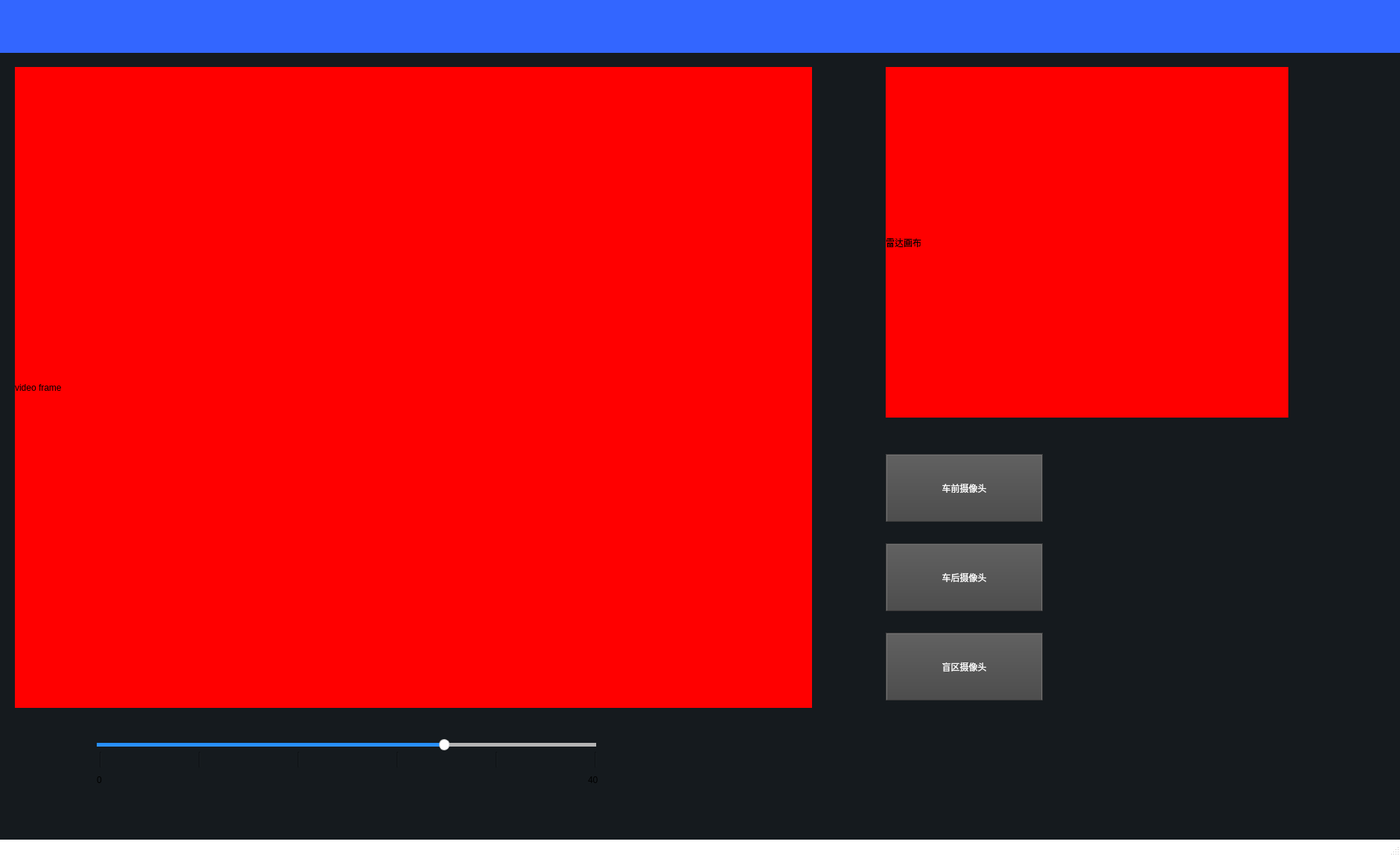
<?xml version="1.0" encoding="UTF-8"?>
<ui version="4.0">
 <class>MainWindow</class>
 <widget class="QMainWindow" name="MainWindow">
  <property name="geometry">
   <rect>
    <x>0</x>
    <y>0</y>
    <width>1881</width>
    <height>1150</height>
   </rect>
  </property>
  <property name="windowTitle">
   <string>MainWindow</string>
  </property>
  <property name="styleSheet">
   <string notr="true">QMainWindow {
background-color:white
}</string>
  </property>
  <widget class="QWidget" name="centralwidget">
   <property name="styleSheet">
    <string notr="true">
QWidget {
	background-color:#151a1e;
	border-image:url(./background.jpg)
	color: rgb(240, 240, 240);
	border-color: rgb(58, 58, 58);
}

QMainWindow {
	background-color:#151a1e;
}</string>
   </property>
   <widget class="QLabel" name="label">
    <property name="geometry">
     <rect>
      <x>20</x>
      <y>90</y>
      <width>1071</width>
      <height>861</height>
     </rect>
    </property>
    <property name="styleSheet">
     <string notr="true">QLabel{background-color:red}</string>
    </property>
    <property name="text">
     <string>video frame</string>
    </property>
   </widget>
   <widget class="QPushButton" name="pushButton_2">
    <property name="geometry">
     <rect>
      <x>1190</x>
      <y>730</y>
      <width>211</width>
      <height>91</height>
     </rect>
    </property>
    <property name="styleSheet">
     <string notr="true">
QPushButton{
	border-style: outset;
	border-width: 2px;
	border-top-color: qlineargradient(spread:pad, x1:0.5, y1:0.6, x2:0.5, y2:0.4, stop:0 rgba(115, 115, 115, 255), stop:1 rgba(62, 62, 62, 255));
	border-right-color: qlineargradient(spread:pad, x1:0.4, y1:0.5, x2:0.6, y2:0.5, stop:0 rgba(115, 115, 115, 255), stop:1 rgba(62, 62, 62, 255));
	border-left-color: qlineargradient(spread:pad, x1:0.6, y1:0.5, x2:0.4, y2:0.5, stop:0 rgba(115, 115, 115, 255), stop:1 rgba(62, 62, 62, 255));
	border-bottom-color: rgb(58, 58, 58);
	border-bottom-width: 1px;
	border-style: solid;
	color: rgb(255, 255, 255);
	padding: 6px;
	background-color: qlineargradient(spread:pad, x1:0.5, y1:1, x2:0.5, y2:0, stop:0 rgba(77, 77, 77, 255), stop:1 rgba(97, 97, 97, 255));
}

QPushButton:hover{
	border-style: outset;
	border-width: 2px;
	border-top-color: qlineargradient(spread:pad, x1:0.5, y1:0.6, x2:0.5, y2:0.4, stop:0 rgba(180, 180, 180, 255), stop:1 rgba(110, 110, 110, 255));
	border-right-color: qlineargradient(spread:pad, x1:0.4, y1:0.5, x2:0.6, y2:0.5, stop:0 rgba(180, 180, 180, 255), stop:1 rgba(110, 110, 110, 255));
	border-left-color: qlineargradient(spread:pad, x1:0.6, y1:0.5, x2:0.4, y2:0.5, stop:0 rgba(180, 180, 180, 255), stop:1 rgba(110, 110, 110, 255));
	border-bottom-color: rgb(115, 115, 115);
	border-bottom-width: 1px;
	border-style: solid;
	color: rgb(255, 255, 255);
	padding: 6px;
	background-color: qlineargradient(spread:pad, x1:0.5, y1:1, x2:0.5, y2:0, stop:0 rgba(107, 107, 107, 255), stop:1 rgba(157, 157, 157, 255));
}

QPushButton:pressed{
	border-style: outset;
	border-width: 2px;
	border-top-color: qlineargradient(spread:pad, x1:0.5, y1:0.6, x2:0.5, y2:0.4, stop:0 rgba(62, 62, 62, 255), stop:1 rgba(22, 22, 22, 255));
	border-right-color: qlineargradient(spread:pad, x1:0.4, y1:0.5, x2:0.6, y2:0.5, stop:0 rgba(115, 115, 115, 255), stop:1 rgba(62, 62, 62, 255));
	border-left-color: qlineargradient(spread:pad, x1:0.6, y1:0.5, x2:0.4, y2:0.5, stop:0 rgba(115, 115, 115, 255), stop:1 rgba(62, 62, 62, 255));
	border-bottom-color: rgb(58, 58, 58);
	border-bottom-width: 1px;
	border-style: solid;
	color: rgb(255, 255, 255);
	padding: 6px;
	background-color: qlineargradient(spread:pad, x1:0.5, y1:1, x2:0.5, y2:0, stop:0 rgba(77, 77, 77, 255), stop:1 rgba(97, 97, 97, 255));
}
</string>
    </property>
    <property name="text">
     <string>车后摄像头</string>
    </property>
   </widget>
   <widget class="QSlider" name="horizontalSlider">
    <property name="geometry">
     <rect>
      <x>130</x>
      <y>990</y>
      <width>671</width>
      <height>20</height>
     </rect>
    </property>
    <property name="styleSheet">
     <string notr="true">
QSlider::groove:horizontal {
	height: 5px;
	background-color: qlineargradient(spread:pad, x1:0.5, y1:1, x2:0.5, y2:0, stop:0 rgba(49, 147, 250, 255), stop:1 rgba(34, 142, 255, 255));
}
QSlider::groove:vertical {
	width: 5px;
	background-color: qlineargradient(spread:pad, x1:0.5, y1:1, x2:0.5, y2:0, stop:0 rgba(49, 147, 250, 255), stop:1 rgba(34, 142, 255, 255));
}
QSlider::handle:horizontal {
	background: rgb(253,253,253);
	border-style: solid;
	border-width: 1px;
	border-color: rgb(207,207,207);
	width: 12px;
	margin: -5px 0;
	border-radius: 7px;
}
QSlider::handle:vertical {
	background: rgb(253,253,253);
	border-style: solid;
	border-width: 1px;
	border-color: rgb(207,207,207);
	height: 12px;
	margin: 0 -5px;
	border-radius: 7px;
}
QSlider::add-page:horizontal {
    background: rgb(181,181,181);
}
QSlider::add-page:vertical {
    background: rgb(181,181,181);
}
QSlider::sub-page:horizontal {
    background-color: qlineargradient(spread:pad, x1:0.5, y1:1, x2:0.5, y2:0, stop:0 rgba(49, 147, 250, 255), stop:1 rgba(34, 142, 255, 255));
}
QSlider::sub-page:vertical {
    background-color: qlineargradient(spread:pad, y1:0.5, x1:1, y2:0.5, x2:0, stop:0 rgba(49, 147, 250, 255), stop:1 rgba(34, 142, 255, 255));
}</string>
    </property>
    <property name="maximum">
     <number>1000</number>
    </property>
    <property name="value">
     <number>700</number>
    </property>
    <property name="orientation">
     <enum>Qt::Horizontal</enum>
    </property>
    <property name="tickPosition">
     <enum>QSlider::TicksBelow</enum>
    </property>
    <property name="tickInterval">
     <number>20</number>
    </property>
   </widget>
   <widget class="QPushButton" name="pushButton_3">
    <property name="geometry">
     <rect>
      <x>1190</x>
      <y>610</y>
      <width>211</width>
      <height>91</height>
     </rect>
    </property>
    <property name="styleSheet">
     <string notr="true">
QPushButton{
	border-style: outset;
	border-width: 2px;
	border-top-color: qlineargradient(spread:pad, x1:0.5, y1:0.6, x2:0.5, y2:0.4, stop:0 rgba(115, 115, 115, 255), stop:1 rgba(62, 62, 62, 255));
	border-right-color: qlineargradient(spread:pad, x1:0.4, y1:0.5, x2:0.6, y2:0.5, stop:0 rgba(115, 115, 115, 255), stop:1 rgba(62, 62, 62, 255));
	border-left-color: qlineargradient(spread:pad, x1:0.6, y1:0.5, x2:0.4, y2:0.5, stop:0 rgba(115, 115, 115, 255), stop:1 rgba(62, 62, 62, 255));
	border-bottom-color: rgb(58, 58, 58);
	border-bottom-width: 1px;
	border-style: solid;
	color: rgb(255, 255, 255);
	padding: 6px;
	background-color: qlineargradient(spread:pad, x1:0.5, y1:1, x2:0.5, y2:0, stop:0 rgba(77, 77, 77, 255), stop:1 rgba(97, 97, 97, 255));
}

QPushButton:hover{
	border-style: outset;
	border-width: 2px;
	border-top-color: qlineargradient(spread:pad, x1:0.5, y1:0.6, x2:0.5, y2:0.4, stop:0 rgba(180, 180, 180, 255), stop:1 rgba(110, 110, 110, 255));
	border-right-color: qlineargradient(spread:pad, x1:0.4, y1:0.5, x2:0.6, y2:0.5, stop:0 rgba(180, 180, 180, 255), stop:1 rgba(110, 110, 110, 255));
	border-left-color: qlineargradient(spread:pad, x1:0.6, y1:0.5, x2:0.4, y2:0.5, stop:0 rgba(180, 180, 180, 255), stop:1 rgba(110, 110, 110, 255));
	border-bottom-color: rgb(115, 115, 115);
	border-bottom-width: 1px;
	border-style: solid;
	color: rgb(255, 255, 255);
	padding: 6px;
	background-color: qlineargradient(spread:pad, x1:0.5, y1:1, x2:0.5, y2:0, stop:0 rgba(107, 107, 107, 255), stop:1 rgba(157, 157, 157, 255));
}

QPushButton:pressed{
	border-style: outset;
	border-width: 2px;
	border-top-color: qlineargradient(spread:pad, x1:0.5, y1:0.6, x2:0.5, y2:0.4, stop:0 rgba(62, 62, 62, 255), stop:1 rgba(22, 22, 22, 255));
	border-right-color: qlineargradient(spread:pad, x1:0.4, y1:0.5, x2:0.6, y2:0.5, stop:0 rgba(115, 115, 115, 255), stop:1 rgba(62, 62, 62, 255));
	border-left-color: qlineargradient(spread:pad, x1:0.6, y1:0.5, x2:0.4, y2:0.5, stop:0 rgba(115, 115, 115, 255), stop:1 rgba(62, 62, 62, 255));
	border-bottom-color: rgb(58, 58, 58);
	border-bottom-width: 1px;
	border-style: solid;
	color: rgb(255, 255, 255);
	padding: 6px;
	background-color: qlineargradient(spread:pad, x1:0.5, y1:1, x2:0.5, y2:0, stop:0 rgba(77, 77, 77, 255), stop:1 rgba(97, 97, 97, 255));
}
</string>
    </property>
    <property name="text">
     <string>车前摄像头</string>
    </property>
   </widget>
   <widget class="QLabel" name="label_2">
    <property name="geometry">
     <rect>
      <x>1190</x>
      <y>90</y>
      <width>541</width>
      <height>471</height>
     </rect>
    </property>
    <property name="styleSheet">
     <string notr="true">QLabel{background-color:red}</string>
    </property>
    <property name="text">
     <string>雷达画布</string>
    </property>
   </widget>
   <widget class="QLabel" name="label_3">
    <property name="geometry">
     <rect>
      <x>-110</x>
      <y>0</y>
      <width>2251</width>
      <height>71</height>
     </rect>
    </property>
    <property name="styleSheet">
     <string notr="true">QLabel{background-color:#3366ff}</string>
    </property>
    <property name="text">
     <string>TextLabel</string>
    </property>
   </widget>
   <widget class="QPushButton" name="pushButton_4">
    <property name="geometry">
     <rect>
      <x>1190</x>
      <y>850</y>
      <width>211</width>
      <height>91</height>
     </rect>
    </property>
    <property name="styleSheet">
     <string notr="true">
QPushButton{
	border-style: outset;
	border-width: 2px;
	border-top-color: qlineargradient(spread:pad, x1:0.5, y1:0.6, x2:0.5, y2:0.4, stop:0 rgba(115, 115, 115, 255), stop:1 rgba(62, 62, 62, 255));
	border-right-color: qlineargradient(spread:pad, x1:0.4, y1:0.5, x2:0.6, y2:0.5, stop:0 rgba(115, 115, 115, 255), stop:1 rgba(62, 62, 62, 255));
	border-left-color: qlineargradient(spread:pad, x1:0.6, y1:0.5, x2:0.4, y2:0.5, stop:0 rgba(115, 115, 115, 255), stop:1 rgba(62, 62, 62, 255));
	border-bottom-color: rgb(58, 58, 58);
	border-bottom-width: 1px;
	border-style: solid;
	color: rgb(255, 255, 255);
	padding: 6px;
	background-color: qlineargradient(spread:pad, x1:0.5, y1:1, x2:0.5, y2:0, stop:0 rgba(77, 77, 77, 255), stop:1 rgba(97, 97, 97, 255));
}

QPushButton:hover{
	border-style: outset;
	border-width: 2px;
	border-top-color: qlineargradient(spread:pad, x1:0.5, y1:0.6, x2:0.5, y2:0.4, stop:0 rgba(180, 180, 180, 255), stop:1 rgba(110, 110, 110, 255));
	border-right-color: qlineargradient(spread:pad, x1:0.4, y1:0.5, x2:0.6, y2:0.5, stop:0 rgba(180, 180, 180, 255), stop:1 rgba(110, 110, 110, 255));
	border-left-color: qlineargradient(spread:pad, x1:0.6, y1:0.5, x2:0.4, y2:0.5, stop:0 rgba(180, 180, 180, 255), stop:1 rgba(110, 110, 110, 255));
	border-bottom-color: rgb(115, 115, 115);
	border-bottom-width: 1px;
	border-style: solid;
	color: rgb(255, 255, 255);
	padding: 6px;
	background-color: qlineargradient(spread:pad, x1:0.5, y1:1, x2:0.5, y2:0, stop:0 rgba(107, 107, 107, 255), stop:1 rgba(157, 157, 157, 255));
}

QPushButton:pressed{
	border-style: outset;
	border-width: 2px;
	border-top-color: qlineargradient(spread:pad, x1:0.5, y1:0.6, x2:0.5, y2:0.4, stop:0 rgba(62, 62, 62, 255), stop:1 rgba(22, 22, 22, 255));
	border-right-color: qlineargradient(spread:pad, x1:0.4, y1:0.5, x2:0.6, y2:0.5, stop:0 rgba(115, 115, 115, 255), stop:1 rgba(62, 62, 62, 255));
	border-left-color: qlineargradient(spread:pad, x1:0.6, y1:0.5, x2:0.4, y2:0.5, stop:0 rgba(115, 115, 115, 255), stop:1 rgba(62, 62, 62, 255));
	border-bottom-color: rgb(58, 58, 58);
	border-bottom-width: 1px;
	border-style: solid;
	color: rgb(255, 255, 255);
	padding: 6px;
	background-color: qlineargradient(spread:pad, x1:0.5, y1:1, x2:0.5, y2:0, stop:0 rgba(77, 77, 77, 255), stop:1 rgba(97, 97, 97, 255));
}
</string>
    </property>
    <property name="text">
     <string>盲区摄像头</string>
    </property>
   </widget>
   <widget class="QWidget" name="gridLayoutWidget">
    <property name="geometry">
     <rect>
      <x>10</x>
      <y>1010</y>
      <width>921</width>
      <height>21</height>
     </rect>
    </property>
    <layout class="QGridLayout" name="gridLayout">
     <item row="0" column="4">
      <widget class="Line" name="line_5">
       <property name="orientation">
        <enum>Qt::Vertical</enum>
       </property>
      </widget>
     </item>
     <item row="0" column="0">
      <widget class="Line" name="line">
       <property name="orientation">
        <enum>Qt::Vertical</enum>
       </property>
      </widget>
     </item>
     <item row="0" column="2">
      <widget class="Line" name="line_3">
       <property name="orientation">
        <enum>Qt::Vertical</enum>
       </property>
      </widget>
     </item>
     <item row="0" column="1">
      <widget class="Line" name="line_2">
       <property name="orientation">
        <enum>Qt::Vertical</enum>
       </property>
      </widget>
     </item>
     <item row="0" column="3">
      <widget class="Line" name="line_4">
       <property name="orientation">
        <enum>Qt::Vertical</enum>
       </property>
      </widget>
     </item>
     <item row="0" column="5">
      <widget class="Line" name="line_6">
       <property name="orientation">
        <enum>Qt::Vertical</enum>
       </property>
      </widget>
     </item>
    </layout>
   </widget>
   <widget class="QLabel" name="label_4">
    <property name="geometry">
     <rect>
      <x>130</x>
      <y>1040</y>
      <width>16</width>
      <height>16</height>
     </rect>
    </property>
    <property name="text">
     <string>0</string>
    </property>
   </widget>
   <widget class="QLabel" name="label_6">
    <property name="geometry">
     <rect>
      <x>790</x>
      <y>1040</y>
      <width>21</width>
      <height>16</height>
     </rect>
    </property>
    <property name="text">
     <string>40</string>
    </property>
   </widget>
  </widget>
  <widget class="QMenuBar" name="menubar">
   <property name="geometry">
    <rect>
     <x>0</x>
     <y>0</y>
     <width>1881</width>
     <height>26</height>
    </rect>
   </property>
  </widget>
  <widget class="QStatusBar" name="statusbar"/>
 </widget>
 <resources/>
 <connections>
  <connection>
   <sender>pushButton_2</sender>
   <signal>clicked()</signal>
   <receiver>MainWindow</receiver>
   <slot>back_camera()</slot>
   <hints>
    <hint type="sourcelabel">
     <x>1190</x>
     <y>846</y>
    </hint>
    <hint type="destinationlabel">
     <x>1354</x>
     <y>694</y>
    </hint>
   </hints>
  </connection>
  <connection>
   <sender>pushButton_3</sender>
   <signal>clicked()</signal>
   <receiver>MainWindow</receiver>
   <slot>front_camera()</slot>
   <hints>
    <hint type="sourcelabel">
     <x>1190</x>
     <y>726</y>
    </hint>
    <hint type="destinationlabel">
     <x>1284</x>
     <y>298</y>
    </hint>
   </hints>
  </connection>
  <connection>
   <sender>horizontalSlider</sender>
   <signal>sliderMoved(int)</signal>
   <receiver>MainWindow</receiver>
   <slot>slider_moved()</slot>
   <hints>
    <hint type="sourcelabel">
     <x>398</x>
     <y>1016</y>
    </hint>
    <hint type="destinationlabel">
     <x>815</x>
     <y>840</y>
    </hint>
   </hints>
  </connection>
  <connection>
   <sender>pushButton_4</sender>
   <signal>clicked()</signal>
   <receiver>MainWindow</receiver>
   <slot>blind_camera()</slot>
   <hints>
    <hint type="sourcelabel">
     <x>1232</x>
     <y>930</y>
    </hint>
    <hint type="destinationlabel">
     <x>1146</x>
     <y>950</y>
    </hint>
   </hints>
  </connection>
 </connections>
 <slots>
  <slot>front_camera()</slot>
  <slot>back_camera()</slot>
  <slot>slider_moved()</slot>
  <slot>blind_camera()</slot>
 </slots>
</ui>
